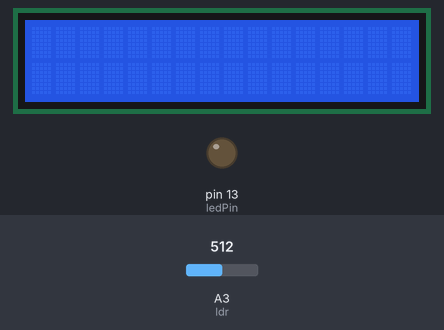
Bench run of a sketch on a simulated Arduino Uno, built with avr-gcc and run on an emulated ATmega328P. Shown: 16×2 character LCD, output pins drawn as LEDs (lit = HIGH). The test bench sets the inputs (shaded band); at power-on: A3 (ldr) = 512.

Above: at 1.2 s.
1.3 s: A3 (ldr) set to 490
At 2.4 s:
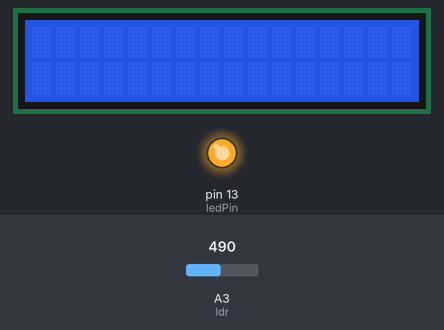
2.8 s: A3 (ldr) set to 510
At 5.1 s:
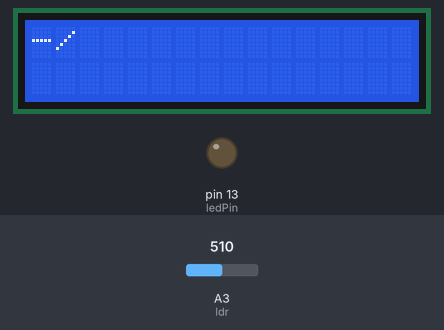
5.8 s: A3 (ldr) set to 306
At 7.0 s:
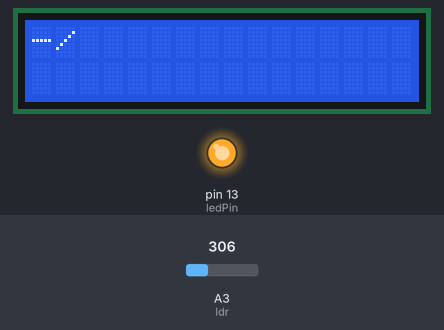
7.3 s: A3 (ldr) set to 511
At 9.8 s:
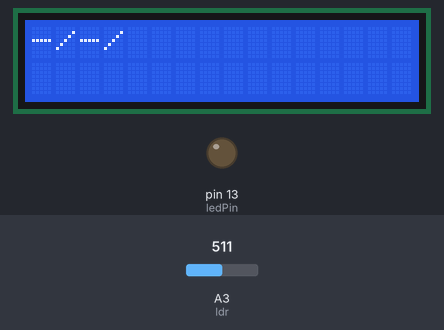
Timing chart, 0 to 11.3 s (numbered marks = the images above; inputs shaded):
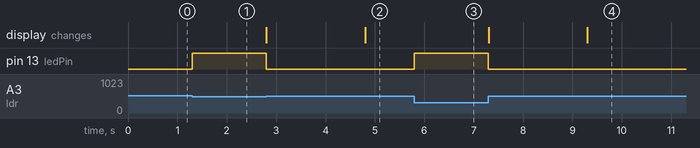

The sketch:

morse_final_v1.ino
```cpp
/*
 * ============================================
 *       Filename:  morse_lcd_i2c.c
 *        Version:  1.0
 *        Created:  2014-2-10 10:54
 *        Complete: 2014-2-11 14:22
 *         Author: V__KING__
 *        Company: sogworks
 * ============================================
 *用法：
 *  1.短按就是DI，出现"."
 *  2.长按就是DA，LCD显示"-"
 *  3.不按2s以上就是一个morse字符的终止，在LCD上以"/"显示表一个字符的终止
 *
 *注意：
 *  1.可以自己定义morse码的编码
 *  2.只需要改：95~96行的代码，或者在95~96行之后添加自写代码
 *
 * ============================================
 */

#include <Wire.h>
#include <LiquidCrystal_I2C.h>
#define ledPin 13
#define ldr 3
int high = 1;
int low = 0;
int value = 0;
int buttonState = high;
int lastButtonState = low;
int blinking = false;
long previousMillis = 0;
long last_press_time=0 ;
long unPressTime=0 ;
long pressTime = 0;
long last_unpress_time = 0;
String getMorse[10];
int n=0;
int flag=0;
//int un_press_totall_time=0;
LiquidCrystal_I2C lcd(0x27,16,2);

void setup() {
	Serial.begin(9600);
	lcd.init();
	lcd.backlight();
	pinMode(ledPin, OUTPUT);
	pinMode(ldr,INPUT);
}

void loop() {
	getSignal();
}

void getSignal() {
	//读取按键的值value，也可以是其他的值，例如光照强度
	value = analogRead(ldr);
	if(value < 500) buttonState = low;
	else buttonState = high;
	//如果本次的按键状态是low(按下去),并且上次状态是high并且上次ledpin没有亮
	if (buttonState == low && lastButtonState == high  &&  blinking == false) {
		last_press_time = millis();
		unPressTime= millis() - last_unpress_time;
		blinking = true;				//ledpin亮
		lastButtonState = buttonState;	//将本次的状态和上次状态同步
		digitalWrite(ledPin,HIGH);
	}
	//本次状态时high(没有按),上次状态是按下
	else if (buttonState == high && lastButtonState == low && blinking == true) {
		last_unpress_time= millis();
		pressTime = millis() - last_press_time;
		blinking = false;				//ledpin没有不亮
		lastButtonState = buttonState;	//将本次的状态和上次状态同步
		digitalWrite(ledPin,LOW);
		//为什么需要un_press_totall_time?我们需要在放开手的瞬间才显示结束符"/"
		//如果不这样要按下后unPressTime才会被赋值，才大于2000
		//un_press_totall_time=unPressTime;
		flag=1;
	}
	else {//非0非1的时候,就是你一直按着的状态或者你一直不按的状态，也就是本次状态和上次状态都是一样的。
		if(blinking==true)
			last_unpress_time= millis();
		lastButtonState = buttonState;
	}

	//亮1t+灭1t==》DI，按下的时间长度来确定是DI还是DA
	if(pressTime > 100 ) {
		if(pressTime < 500) {
			lcd.print(".");
			pressTime = 0;
			getMorse[n]+=".";
		}
		else {
			lcd.print("-");
			pressTime = 0;
			getMorse[n]+="-";
		}
	}

	//没有按下的时间长度>2000ms的时候就是结束，我们以字符'/'来结束一个morse字符并且显示出来,flag只使它交换执行,松开的一瞬间flag=1(上面)；
	if( millis() - last_unpress_time>2000 && flag==1){
		//un_press_totall_time=0;
		if(getMorse[n]=="...") lcd.print("s");
		else if(getMorse[n]=="---") lcd.print("o");
		lcd.print("/");
		n++;
		if(n>10) n=0;					//控制溢出，getMorse有10个String类型的元素
		flag=0;
	}
}
```

Measured:
- the behaviour switches between 500 and 499 on A3 (ldr) (found by bisection; images 0 and 1)
- after the input at 1.3 s, pin 13 (ledPin): LOW → HIGH at once
- after the input at 2.8 s, pin 13 (ledPin): HIGH → LOW at once; the display: first changes at once (image 2 shows a later state)
- after the input at 5.8 s, pin 13 (ledPin): LOW → HIGH at once
- after the input at 7.3 s, pin 13 (ledPin): HIGH → LOW at once; the display: first changes at once (image 4 shows a later state)
